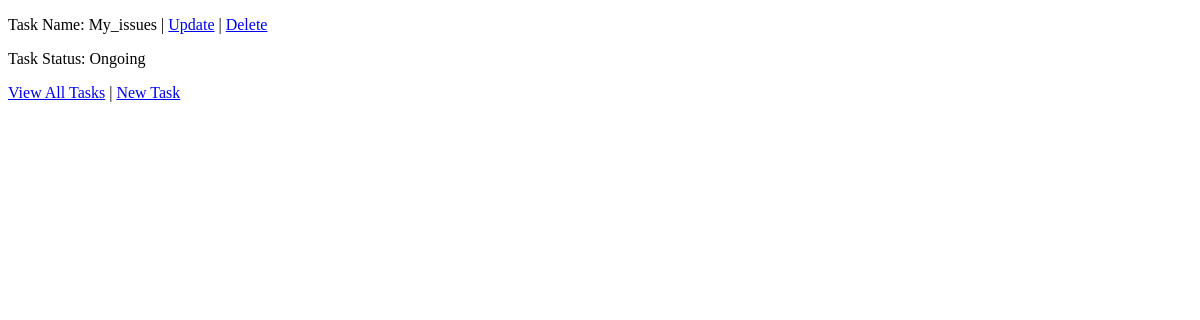
The app's page /tasks/1/, older data.
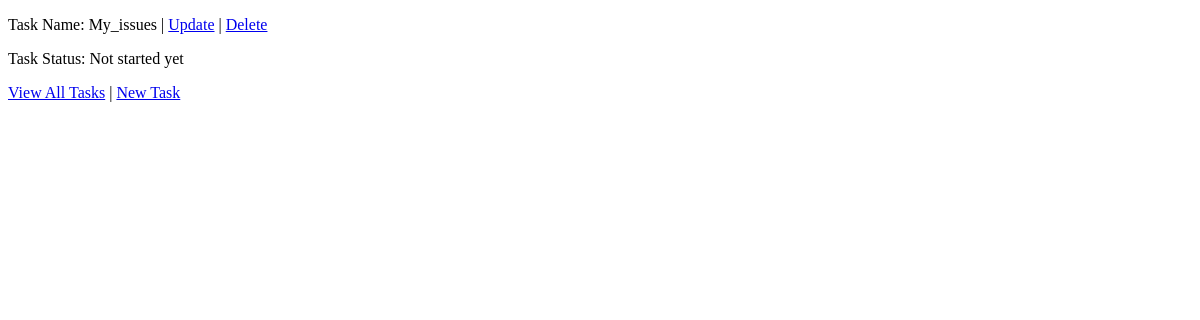
The same page, newer data.
### tasks/models.py (models this page shows, shortened)
class Task(models.Model):
    name = models.CharField(verbose_name="Task name", max_length=65, unique=True)
    status = models.CharField(verbose_name="Task status", max_length=1, choices=Status.choices)

### tasks/views.py (the view)
# urls.py: re_path(r'^(?P<pk>\d+)/$', views.task_detail, name='task_detail'),
def task_detail(request, pk):
    task = get_object_or_404(Task, pk=pk)
    return render(request, "tasks/task_detail.html", { "task": task, })

### tasks/templates/tasks/task_detail.html (shortened to what this page needs)
<!DOCTYPE html>
<html lang="en">
<head>
</head>
<body>
<p> Task Name: {{ task.name }} | <a href="{% url 'tasks:task_update' task.id %}">Update</a> |
    <a href="{% url 'tasks:task_delete' task.id %}">Delete</a>
</p>
<p> Task Status: {{ task.get_status_display }} </p>
<p> <a href="{% url 'tasks:task_list' %}">View All Tasks</a> |
    <a href="{% url 'tasks:task_create'%}">New Task</a>
</p>
</body>
</html>

Row changes from the older to the newer data that the page shows:
changed Task "My_issues": status "Ongoing" → "Not started yet"
